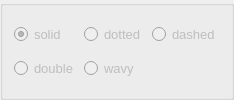
                            <widget class="QGroupBox" name="gbDecorationStyle">
                             <property name="enabled">
                              <bool>false</bool>
                             </property>
                             <layout class="QGridLayout" name="gridLayout_13">
                              <item row="1" column="1">
                               <widget class="QRadioButton" name="rbTdWavy">
                                <property name="enabled">
                                 <bool>false</bool>
                                </property>
                                <property name="font">
                                 <font>
                                  <family>Arial</family>
                                  <pointsize>10</pointsize>
                                  <weight>50</weight>
                                  <bold>false</bold>
                                 </font>
                                </property>
                                <property name="text">
                                 <string>wavy</string>
                                </property>
                               </widget>
                              </item>
                              <item row="1" column="0">
                               <widget class="QRadioButton" name="rbTdDouble">
                                <property name="enabled">
                                 <bool>false</bool>
                                </property>
                                <property name="font">
                                 <font>
                                  <family>Arial</family>
                                  <pointsize>10</pointsize>
                                  <weight>50</weight>
                                  <bold>false</bold>
                                 </font>
                                </property>
                                <property name="text">
                                 <string>double</string>
                                </property>
                               </widget>
                              </item>
                              <item row="0" column="0">
                               <widget class="QRadioButton" name="rbTdSolid">
                                <property name="enabled">
                                 <bool>false</bool>
                                </property>
                                <property name="font">
                                 <font>
                                  <family>Arial</family>
                                  <pointsize>10</pointsize>
                                  <weight>50</weight>
                                  <bold>false</bold>
                                 </font>
                                </property>
                                <property name="text">
                                 <string>solid</string>
                                </property>
                                <property name="checked">
                                 <bool>true</bool>
                                </property>
                               </widget>
                              </item>
                              <item row="0" column="1">
                               <widget class="QRadioButton" name="rbTdDotted">
                                <property name="enabled">
                                 <bool>false</bool>
                                </property>
                                <property name="font">
                                 <font>
                                  <family>Arial</family>
                                  <pointsize>10</pointsize>
                                  <weight>50</weight>
                                  <bold>false</bold>
                                 </font>
                                </property>
                                <property name="text">
                                 <string>dotted</string>
                                </property>
                               </widget>
                              </item>
                              <item row="0" column="2">
                               <widget class="QRadioButton" name="rbTdDashed">
                                <property name="enabled">
                                 <bool>false</bool>
                                </property>
                                <property name="font">
                                 <font>
                                  <family>Arial</family>
                                  <pointsize>10</pointsize>
                                  <weight>50</weight>
                                  <bold>false</bold>
                                 </font>
                                </property>
                                <property name="text">
                                 <string>dashed</string>
                                </property>
                               </widget>
                              </item>
                             </layout>
                            </widget>
